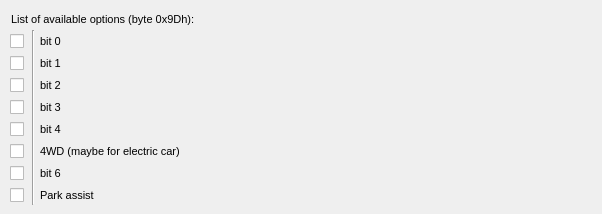
   <widget class="QWidget" name="b09D_2">
    <attribute name="title">
     <string>Byte 9Dh</string>
    </attribute>
    <widget class="QLabel" name="label_54">
     <property name="geometry">
      <rect>
       <x>40</x>
       <y>165</y>
       <width>31</width>
       <height>16</height>
      </rect>
     </property>
     <property name="font">
      <font>
       <pointsize>8</pointsize>
      </font>
     </property>
     <property name="text">
      <string>bit 6</string>
     </property>
     <property name="alignment">
      <set>Qt::AlignLeading|Qt::AlignLeft|Qt::AlignVCenter</set>
     </property>
    </widget>
    <widget class="QCheckBox" name="byte09Dhbit6">
     <property name="enabled">
      <bool>true</bool>
     </property>
     <property name="geometry">
      <rect>
       <x>10</x>
       <y>165</y>
       <width>16</width>
       <height>16</height>
      </rect>
     </property>
     <property name="text">
      <string/>
     </property>
    </widget>
    <widget class="QLabel" name="label_53">
     <property name="geometry">
      <rect>
       <x>40</x>
       <y>187</y>
       <width>553</width>
       <height>16</height>
      </rect>
     </property>
     <property name="font">
      <font>
       <pointsize>8</pointsize>
      </font>
     </property>
     <property name="toolTip">
      <string>&lt;html&gt;&lt;head/&gt;&lt;body&gt;&lt;p&gt;Данный параметр активирует отображение парктроников на дисплее&lt;/p&gt;&lt;/body&gt;&lt;/html&gt;</string>
     </property>
     <property name="text">
      <string>Park assist</string>
     </property>
     <property name="alignment">
      <set>Qt::AlignLeading|Qt::AlignLeft|Qt::AlignVCenter</set>
     </property>
    </widget>
    <widget class="QCheckBox" name="checkBox_ParkAssist">
     <property name="enabled">
      <bool>true</bool>
     </property>
     <property name="geometry">
      <rect>
       <x>10</x>
       <y>187</y>
       <width>16</width>
       <height>16</height>
      </rect>
     </property>
     <property name="text">
      <string/>
     </property>
    </widget>
    <widget class="QLabel" name="label_50">
     <property name="geometry">
      <rect>
       <x>11</x>
       <y>11</y>
       <width>230</width>
       <height>16</height>
      </rect>
     </property>
     <property name="font">
      <font>
       <pointsize>8</pointsize>
      </font>
     </property>
     <property name="text">
      <string>List of available options (byte 0x9Dh):</string>
     </property>
     <property name="alignment">
      <set>Qt::AlignLeading|Qt::AlignLeft|Qt::AlignVCenter</set>
     </property>
    </widget>
    <widget class="QLabel" name="label_48">
     <property name="geometry">
      <rect>
       <x>40</x>
       <y>33</y>
       <width>31</width>
       <height>16</height>
      </rect>
     </property>
     <property name="font">
      <font>
       <pointsize>8</pointsize>
      </font>
     </property>
     <property name="text">
      <string>bit 0</string>
     </property>
     <property name="alignment">
      <set>Qt::AlignLeading|Qt::AlignLeft|Qt::AlignVCenter</set>
     </property>
    </widget>
    <widget class="QCheckBox" name="byte09Dhbit4">
     <property name="enabled">
      <bool>true</bool>
     </property>
     <property name="geometry">
      <rect>
       <x>10</x>
       <y>121</y>
       <width>16</width>
       <height>16</height>
      </rect>
     </property>
     <property name="text">
      <string/>
     </property>
     <property name="checked">
      <bool>false</bool>
     </property>
    </widget>
    <widget class="QLabel" name="label_51">
     <property name="geometry">
      <rect>
       <x>40</x>
       <y>143</y>
       <width>183</width>
       <height>16</height>
      </rect>
     </property>
     <property name="font">
      <font>
       <pointsize>8</pointsize>
      </font>
     </property>
     <property name="text">
      <string>4WD (maybe for electric car)</string>
     </property>
     <property name="alignment">
      <set>Qt::AlignLeading|Qt::AlignLeft|Qt::AlignVCenter</set>
     </property>
    </widget>
    <widget class="QCheckBox" name="byte09Dhbit5">
     <property name="enabled">
      <bool>true</bool>
     </property>
     <property name="geometry">
      <rect>
       <x>10</x>
       <y>143</y>
       <width>16</width>
       <height>16</height>
      </rect>
     </property>
     <property name="text">
      <string/>
     </property>
    </widget>
    <widget class="QCheckBox" name="byte09Dhbit0">
     <property name="geometry">
      <rect>
       <x>10</x>
       <y>33</y>
       <width>16</width>
       <height>16</height>
      </rect>
     </property>
     <property name="text">
      <string/>
     </property>
    </widget>
    <widget class="QLabel" name="label_55">
     <property name="geometry">
      <rect>
       <x>40</x>
       <y>55</y>
       <width>31</width>
       <height>16</height>
      </rect>
     </property>
     <property name="font">
      <font>
       <pointsize>8</pointsize>
      </font>
     </property>
     <property name="text">
      <string>bit 1</string>
     </property>
     <property name="alignment">
      <set>Qt::AlignLeading|Qt::AlignLeft|Qt::AlignVCenter</set>
     </property>
    </widget>
    <widget class="QCheckBox" name="byte09Dhbit1">
     <property name="geometry">
      <rect>
       <x>10</x>
       <y>55</y>
       <width>16</width>
       <height>16</height>
      </rect>
     </property>
     <property name="text">
      <string/>
     </property>
    </widget>
    <widget class="QLabel" name="label_56">
     <property name="geometry">
      <rect>
       <x>40</x>
       <y>77</y>
       <width>31</width>
       <height>16</height>
      </rect>
     </property>
     <property name="font">
      <font>
       <pointsize>8</pointsize>
      </font>
     </property>
     <property name="text">
      <string>bit 2</string>
     </property>
     <property name="alignment">
      <set>Qt::AlignLeading|Qt::AlignLeft|Qt::AlignVCenter</set>
     </property>
    </widget>
    <widget class="QCheckBox" name="byte09Dhbit2">
     <property name="geometry">
      <rect>
       <x>10</x>
       <y>77</y>
       <width>16</width>
       <height>16</height>
      </rect>
     </property>
     <property name="text">
      <string/>
     </property>
    </widget>
    <widget class="QLabel" name="label_52">
     <property name="geometry">
      <rect>
       <x>40</x>
       <y>99</y>
       <width>31</width>
       <height>16</height>
      </rect>
     </property>
     <property name="font">
      <font>
       <pointsize>8</pointsize>
      </font>
     </property>
     <property name="text">
      <string>bit 3</string>
     </property>
     <property name="alignment">
      <set>Qt::AlignLeading|Qt::AlignLeft|Qt::AlignVCenter</set>
     </property>
    </widget>
    <widget class="QCheckBox" name="byte09Dhbit3">
     <property name="geometry">
      <rect>
       <x>10</x>
       <y>99</y>
       <width>16</width>
       <height>16</height>
      </rect>
     </property>
     <property name="text">
      <string/>
     </property>
    </widget>
    <widget class="QLabel" name="label_49">
     <property name="geometry">
      <rect>
       <x>40</x>
       <y>121</y>
       <width>31</width>
       <height>16</height>
      </rect>
     </property>
     <property name="font">
      <font>
       <pointsize>8</pointsize>
      </font>
     </property>
     <property name="text">
      <string>bit 4</string>
     </property>
     <property name="alignment">
      <set>Qt::AlignLeading|Qt::AlignLeft|Qt::AlignVCenter</set>
     </property>
    </widget>
    <widget class="Line" name="line_11">
     <property name="geometry">
      <rect>
       <x>23</x>
       <y>30</y>
       <width>20</width>
       <height>175</height>
      </rect>
     </property>
     <property name="orientation">
      <enum>Qt::Vertical</enum>
     </property>
    </widget>
   </widget>
